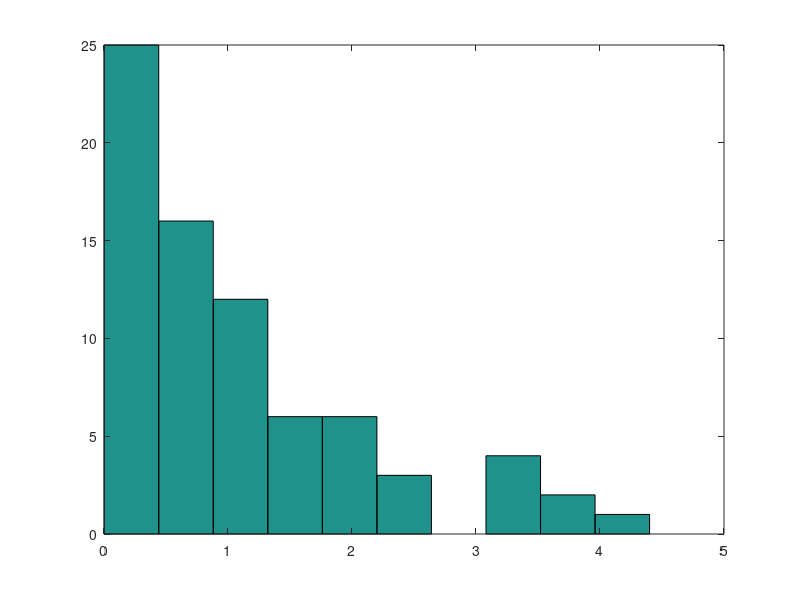
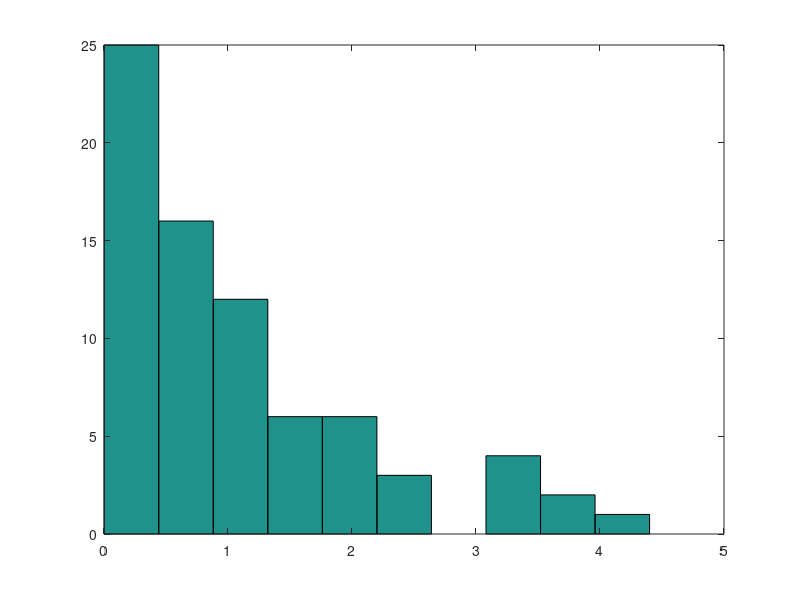

These figures' MATLAB source, in order:
clear all
close all

% %% for ITIs with null_events
% % adapt for nr of trials
% Z.Ntrials = length(state);
% TR = 2.09;
% 
% % ITI = ITI_final(randperm(Z.Ntrials));
% 
% Z.p_null_events = 0.2;
% Z.N_null_events = Z.Ntrials*Z.p_null_events; 
% pos_null        = sort(randperm(Z.Ntrials,Z.N_null_events))';
% db = zeros(length(pos_null),1);
% 
% while pos_null(1) ==1 
%       pos_null        = sort(randperm(Z.Ntrials,Z.N_null_events))';
% end
% 
% for i = 1:length(pos_null(1:end-1))
%     db(i) = pos_null(i+1)- pos_null(i);
%     if db(i)<2
%        pos_null(i+1)=pos_null(i+1)+1 ; 
%     end
% end
%   ITI=exprnd(TR,Z.Ntrials,1);
%   
%   while any(ITI>6)==1
%    ITI=exprnd(TR,Z.Ntrials,1);
%   end
%  
%  
% do_null = zeros(Z.Ntrials,1);
% do_null(pos_null) = 1;
% do_null=do_null+1;
% 
% ITI_wnull=do_null.*ITI; do_null=do_null-1; ITI_w_null=ITI_wnull+do_null.*2; null_pos = do_null;
% 
% save ITI_w_null.mat ITI_w_null null_pos
% 

%% for ISI with null_events

% adapt for nr of trials
Z.Ntrials = 75;%length(state);
TR = 1;

% ITI = ITI_final(randperm(Z.Ntrials));
do_null_events = 1;
Z.p_null_events = 0.2;
Z.N_null_events = Z.Ntrials*Z.p_null_events; 
pos_null        = sort(randperm(Z.Ntrials,Z.N_null_events))';
db = zeros(length(pos_null),1);

if do_null_events
    while pos_null(1) ==1 
          pos_null        = sort(randperm(Z.Ntrials,Z.N_null_events))';
    end

    for i = 1:length(pos_null(1:end-1))
        db(i) = pos_null(i+1)- pos_null(i);
        if db(i)<2
           pos_null(i+1)=pos_null(i+1)+1 ; 
        end
    end
end

  ISI=exprnd(TR,Z.Ntrials,1);
  figure; hist(ISI)
%   while any(ISI>4)==1
%    ISI=exprnd(TR,Z.Ntrials,1);
%   end
 
 
do_null = ones(Z.Ntrials,1);
% % do_null(pos_null) = 1;
% % do_null=do_null+1;

ISI_wnull=do_null.*ISI; do_null=do_null-1; ISI_w_null=ISI_wnull+do_null.*2; null_pos = do_null;
figure; hist(ISI_wnull)
%save ISI_w_null.mat ISI_w_null null_pos
